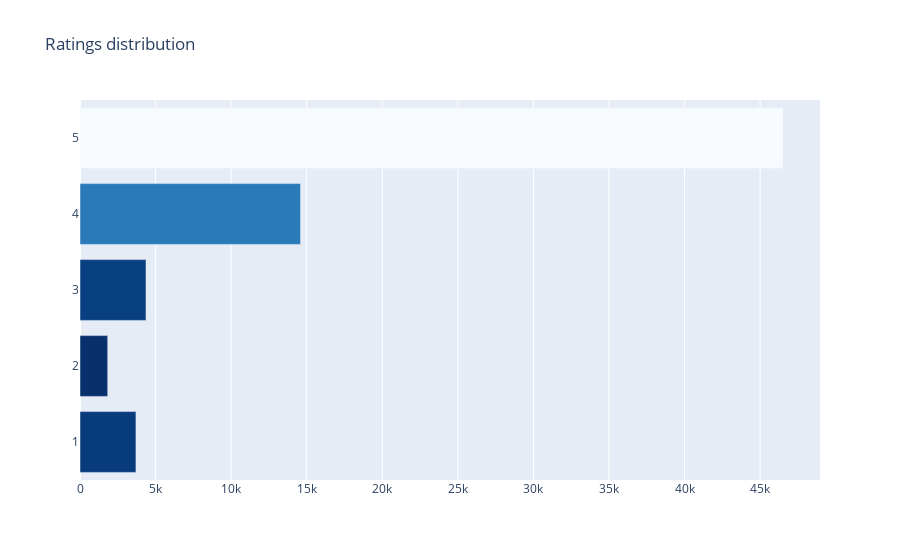

Notebook code for this chart:
### Code cell
#So what is the maximum no of ratings that people gave
cnt_srs= df['reviews.rating'].value_counts()
trace=go.Bar(
    y=cnt_srs.index[::-1],
    x=cnt_srs.values[::-1],
    orientation = 'h',
    marker=dict(
        color=cnt_srs.values[::-1],
        colorscale = 'Blues',
        reversescale = True
    ),
    
    
    
)

layout=dict(title='Ratings distribution')
data=[trace]
fig=go.Figure(data=data, layout=layout)
py.iplot(fig, filename='Ratings')

### Figure 1 — Plotly figure (JSON) as saved in the notebook; plotly's stock layout.template omitted (floating-point values rounded to 4 significant figures)
{"data": [{"marker": {"color": [1832, 3701, 4367, 14592, 46516], "colorscale": [[0, "rgb(247,251,255)"], [0.125, "rgb(222,235,247)"], [0.25, "rgb(198,219,239)"], [0.375, "rgb(158,202,225)"], [0.5, "rgb(107,174,214)"], [0.625, "rgb(66,146,198)"], [0.75, "rgb(33,113,181)"], [0.875, "rgb(8,81,156)"], [1, "rgb(8,48,107)"]], "reversescale": true}, "orientation": "h", "type": "bar", "x": [1832, 3701, 4367, 14592, 46516], "y": [2, 1, 3, 4, 5]}], "layout": {"title": {"text": "Ratings distribution"}}}
